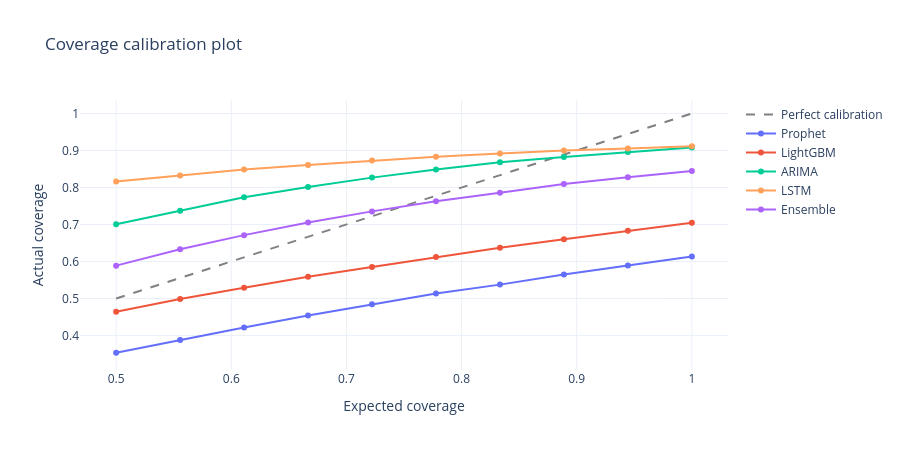

Write notebook code for a chart like this one.
### Code cell
def plot_calibration():
    target_coverages = np.linspace(0.5, 1.0, 10)
    fig = go.Figure()

    fig.add_trace(go.Scatter(x=[0.5, 1.0], y=[0.5, 1.0],
                             mode="lines", line=dict(color="gray", dash="dash"),
                             name="Perfect calibration"))

    colors = {"Prophet": "rgb(99,110,250)", "LightGBM": "rgb(239,85,59)",
              "ARIMA": "rgb(0,204,150)", "LSTM": "rgb(255,161,90)",
              "Ensemble": "rgb(171,99,250)"}

    for name, res in models.items():
        try:
            actual_coverages = []
            for target in target_coverages:
                width   = res["upper"] - res["lower"]
                half    = (width / 2) * (target / 0.95)
                mid     = res["median"]
                inside  = (actuals >= mid - half) & (actuals <= mid + half)
                actual_coverages.append(inside.mean())

            fig.add_trace(go.Scatter(x=target_coverages.tolist(),
                                     y=actual_coverages,
                                     mode="lines+markers",
                                     line=dict(color=colors[name]),
                                     name=name))
        except Exception as e:
            print(f"Skipping {name}: {e}")

    fig.update_layout(title="Coverage calibration plot",
                      xaxis_title="Expected coverage",
                      yaxis_title="Actual coverage",
                      template="plotly_white", height=450)
    fig.show()

plot_calibration()

### Figure 1 — Plotly figure (JSON) as saved in the notebook; plotly's stock layout.template omitted (floating-point values rounded to 4 significant figures)
{"data": [{"line": {"color": "gray", "dash": "dash"}, "mode": "lines", "name": "Perfect calibration", "type": "scatter", "x": [0.5, 1], "y": [0.5, 1]}, {"line": {"color": "rgb(99,110,250)"}, "mode": "lines+markers", "name": "Prophet", "type": "scatter", "x": [0.5, 0.5556, 0.6111, 0.6667, 0.7222, 0.7778, 0.8333, 0.8889, 0.9444, 1], "y": [0.3532, 0.3877, 0.4216, 0.4539, 0.4842, 0.5134, 0.5374, 0.5645, 0.5891, 0.6134]}, {"line": {"color": "rgb(239,85,59)"}, "mode": "lines+markers", "name": "LightGBM", "type": "scatter", "x": [0.5, 0.5556, 0.6111, 0.6667, 0.7222, 0.7778, 0.8333, 0.8889, 0.9444, 1], "y": [0.4639, 0.4988, 0.5291, 0.5584, 0.5853, 0.6118, 0.6372, 0.6603, 0.6833, 0.7045]}, {"line": {"color": "rgb(0,204,150)"}, "mode": "lines+markers", "name": "ARIMA", "type": "scatter", "x": [0.5, 0.5556, 0.6111, 0.6667, 0.7222, 0.7778, 0.8333, 0.8889, 0.9444, 1], "y": [0.7006, 0.7372, 0.7733, 0.8012, 0.8267, 0.8484, 0.8679, 0.8827, 0.8958, 0.9079]}, {"line": {"color": "rgb(255,161,90)"}, "mode": "lines+markers", "name": "LSTM", "type": "scatter", "x": [0.5, 0.5556, 0.6111, 0.6667, 0.7222, 0.7778, 0.8333, 0.8889, 0.9444, 1], "y": [0.8159, 0.8326, 0.8485, 0.8608, 0.8728, 0.8829, 0.8918, 0.8998, 0.9053, 0.9116]}, {"line": {"color": "rgb(171,99,250)"}, "mode": "lines+markers", "name": "Ensemble", "type": "scatter", "x": [0.5, 0.5556, 0.6111, 0.6667, 0.7222, 0.7778, 0.8333, 0.8889, 0.9444, 1], "y": [0.5887, 0.6332, 0.6712, 0.7053, 0.7354, 0.7627, 0.7858, 0.8095, 0.8274, 0.8448]}], "layout": {"height": 450, "title": {"text": "Coverage calibration plot"}, "xaxis": {"title": {"text": "Expected coverage"}}, "yaxis": {"title": {"text": "Actual coverage"}}}}
